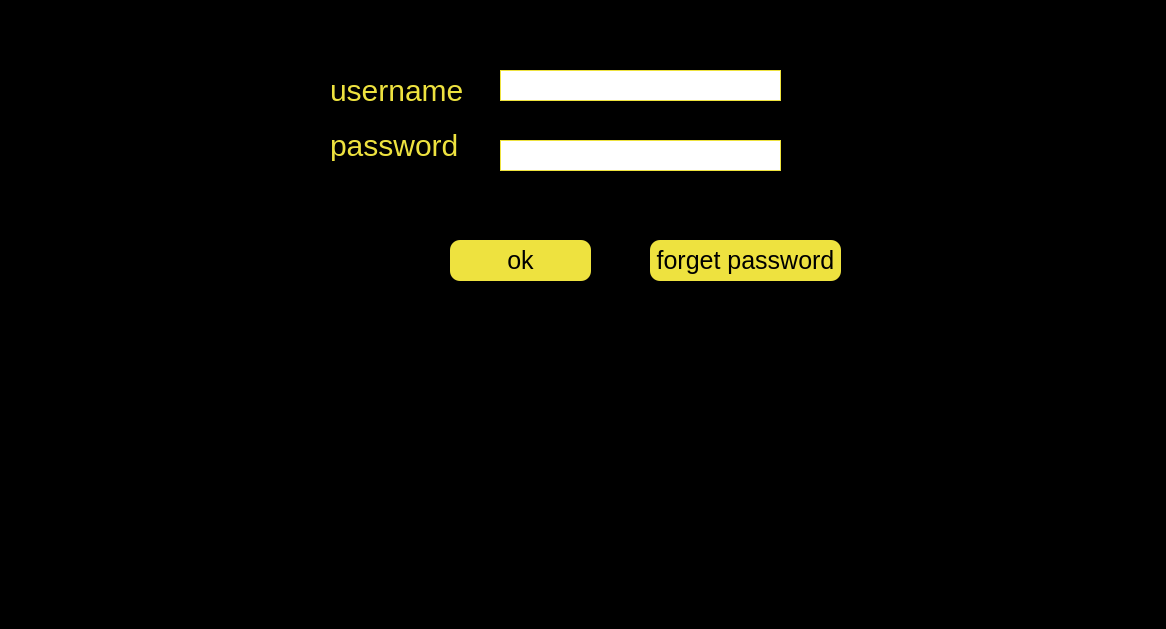
<?xml version="1.0" encoding="UTF-8"?>
<ui version="4.0">
 <class>signin</class>
 <widget class="QWidget" name="signin">
  <property name="geometry">
   <rect>
    <x>0</x>
    <y>0</y>
    <width>1166</width>
    <height>629</height>
   </rect>
  </property>
  <property name="windowTitle">
   <string>Form</string>
  </property>
  <property name="styleSheet">
   <string notr="true">#signin{

background-color:black;
}</string>
  </property>
  <widget class="QLineEdit" name="ledpas">
   <property name="geometry">
    <rect>
     <x>500</x>
     <y>140</y>
     <width>281</width>
     <height>31</height>
    </rect>
   </property>
   <property name="styleSheet">
    <string notr="true">#ledpas{




border:1px solid rgb(238, 226, 63);





}</string>
   </property>
   <property name="echoMode">
    <enum>QLineEdit::Password</enum>
   </property>
  </widget>
  <widget class="QPushButton" name="pbnok">
   <property name="geometry">
    <rect>
     <x>450</x>
     <y>240</y>
     <width>141</width>
     <height>41</height>
    </rect>
   </property>
   <property name="styleSheet">
    <string notr="true">#pbnok{

background-color:rgb(238, 226, 63);

border-radius:10px;

font-size:25px;
}</string>
   </property>
   <property name="text">
    <string>ok</string>
   </property>
  </widget>
  <widget class="QPushButton" name="pbnforget">
   <property name="geometry">
    <rect>
     <x>650</x>
     <y>240</y>
     <width>191</width>
     <height>41</height>
    </rect>
   </property>
   <property name="styleSheet">
    <string notr="true">#pbnforget{

background-color:rgb(238, 226, 63);

border-radius:10px;

font-size:25px;
}</string>
   </property>
   <property name="text">
    <string>forget password</string>
   </property>
  </widget>
  <widget class="QLabel" name="lbluser">
   <property name="geometry">
    <rect>
     <x>330</x>
     <y>70</y>
     <width>141</width>
     <height>41</height>
    </rect>
   </property>
   <property name="styleSheet">
    <string notr="true">#lbluser{

color:rgb(238, 226, 63);

font-size:30px;
}</string>
   </property>
   <property name="text">
    <string>&lt;html&gt;&lt;head/&gt;&lt;body&gt;&lt;p&gt;username &lt;/p&gt;&lt;/body&gt;&lt;/html&gt;</string>
   </property>
  </widget>
  <widget class="QLabel" name="lblpas">
   <property name="geometry">
    <rect>
     <x>330</x>
     <y>130</y>
     <width>141</width>
     <height>31</height>
    </rect>
   </property>
   <property name="styleSheet">
    <string notr="true">#lblpas{

color:rgb(238, 226, 63);

font-size:30px;
}</string>
   </property>
   <property name="text">
    <string>password</string>
   </property>
  </widget>
  <widget class="QLineEdit" name="leduser">
   <property name="geometry">
    <rect>
     <x>500</x>
     <y>70</y>
     <width>281</width>
     <height>31</height>
    </rect>
   </property>
   <property name="styleSheet">
    <string notr="true">#leduser{


border:1px solid rgb(238, 226, 63);



}</string>
   </property>
  </widget>
 </widget>
 <resources/>
 <connections/>
</ui>
